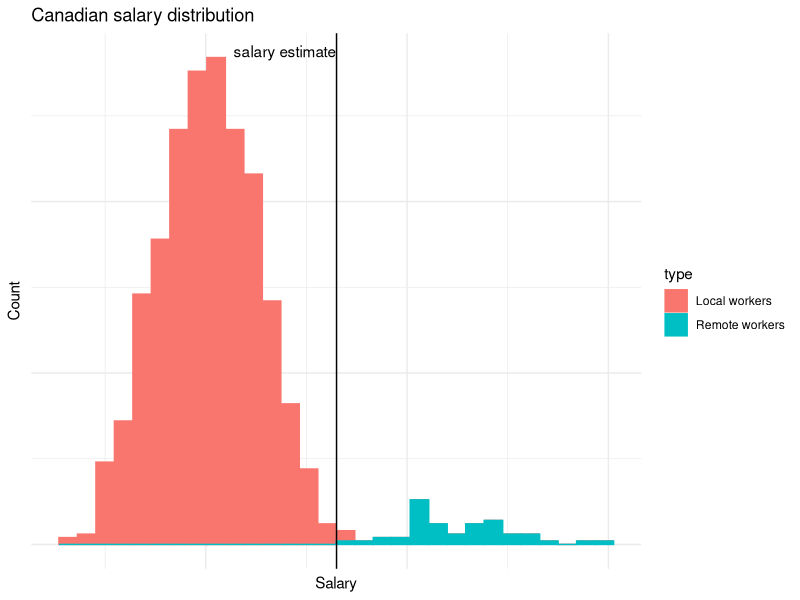

R code for this plot:
## ---- chunk 1
#| echo: false
library(ggplot2)

df1 = tibble::tibble(type = "Local workers",
                     salary = rnorm(1:1000, mean = 2, sd = 0.1))

df2 = tibble::tibble(type = "Remote workers",
                     salary = rnorm(1:50, mean = 2.5, sd = 0.1))

df = dplyr::bind_rows(df1, df2)
ggplot(df, aes(x = salary, fill = type, color = type, group = type)) +
  geom_histogram() +
  theme_minimal() + 
  geom_vline(xintercept = quantile(df$salary, probs = 0.95)) +
  labs(x = "Salary", y = "Count", title = "Canadian salary distribution") +
  scale_x_continuous(labels = NULL) +
  scale_y_continuous(labels = NULL) +
  annotate("text", x = quantile(df$salary, probs = 0.95), y = Inf, label = "salary estimate", vjust = 2, hjust = 1)
